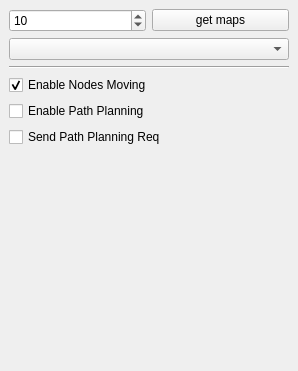
<?xml version="1.0" encoding="UTF-8"?>
<ui version="4.0">
 <class>RealTimeDockUI</class>
 <widget class="QDockWidget" name="RealTimeDockUI">
  <property name="geometry">
   <rect>
    <x>0</x>
    <y>0</y>
    <width>298</width>
    <height>371</height>
   </rect>
  </property>
  <property name="allowedAreas">
   <set>Qt::LeftDockWidgetArea</set>
  </property>
  <property name="windowTitle">
   <string>real-time display</string>
  </property>
  <widget class="QWidget" name="dockWidgetContents">
   <layout class="QVBoxLayout" name="verticalLayout">
    <item>
     <layout class="QHBoxLayout" name="horizontalLayout">
      <item>
       <widget class="QSpinBox" name="sbMapNeeded">
        <property name="minimum">
         <number>0</number>
        </property>
        <property name="maximum">
         <number>99</number>
        </property>
        <property name="value">
         <number>10</number>
        </property>
       </widget>
      </item>
      <item>
       <widget class="QPushButton" name="btnGetRealTimeMap">
        <property name="text">
         <string>get maps</string>
        </property>
       </widget>
      </item>
     </layout>
    </item>
    <item>
     <widget class="QComboBox" name="cbCandidates"/>
    </item>
    <item>
     <widget class="Line" name="line">
      <property name="orientation">
       <enum>Qt::Horizontal</enum>
      </property>
     </widget>
    </item>
    <item>
     <widget class="QCheckBox" name="cbEnableNodesMoving">
      <property name="text">
       <string>Enable Nodes Moving</string>
      </property>
      <property name="checked">
       <bool>true</bool>
      </property>
     </widget>
    </item>
    <item>
     <widget class="QCheckBox" name="cbEnablePathPlanning">
      <property name="text">
       <string>Enable Path Planning</string>
      </property>
     </widget>
    </item>
    <item>
     <widget class="QCheckBox" name="cbSendPlanningReq">
      <property name="text">
       <string>Send Path Planning Req</string>
      </property>
     </widget>
    </item>
    <item>
     <spacer name="endSpacer">
      <property name="orientation">
       <enum>Qt::Vertical</enum>
      </property>
      <property name="sizeHint" stdset="0">
       <size>
        <width>20</width>
        <height>132</height>
       </size>
      </property>
     </spacer>
    </item>
   </layout>
  </widget>
 </widget>
 <resources/>
 <connections/>
</ui>
